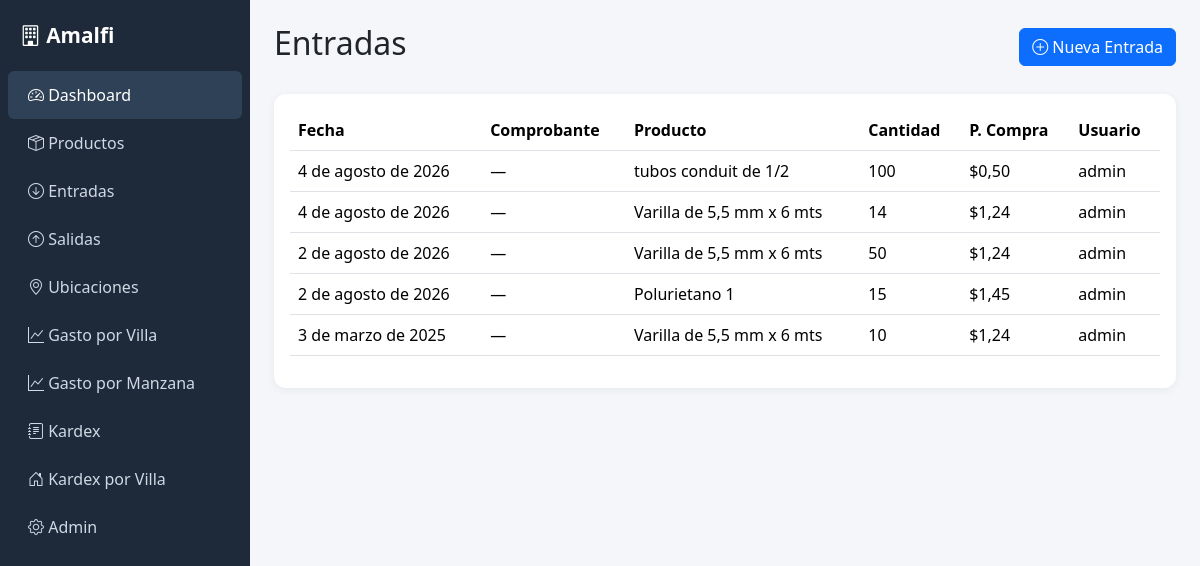
The page /entradas/ (signed in) on the database its author committed.
### movimientos/models.py (models this page shows, shortened)
class Entrada(models.Model):
    fecha = models.DateField()
    no_comprobante = models.CharField(max_length=50, blank=True, null=True)
    producto = models.ForeignKey(Producto, on_delete=models.PROTECT, related_name='entradas')
    cantidad = models.PositiveIntegerField()
    precio_compra = models.DecimalField(max_digits=10, decimal_places=2)
    usuario = models.ForeignKey(User, on_delete=models.SET_NULL, null=True, blank=True)
    class Meta:
        ordering = ['-fecha']

### catalogo/models.py (models this page shows, shortened)
class Producto(models.Model):
    UNIDAD_CHOICES = [
        ('Unidad', 'Unidad'),
        ('Saco', 'Saco'),
        ('m3', 'Metro cúbico'),
        ('m2', 'Metro cuadrado'),
        ('m', 'Metro'),
        ('kg', 'Kilogramo'),
    ]
    codigo = models.CharField(max_length=20, unique=True)
    descripcion = models.CharField(max_length=255)
    unidad = models.CharField(max_length=20, choices=UNIDAD_CHOICES, default='Unidad')
    categoria = models.ForeignKey(Categoria, on_delete=models.PROTECT, related_name='productos')
    precio_compra = models.DecimalField(max_digits=10, decimal_places=2)
    precio_venta = models.DecimalField(max_digits=10, decimal_places=2, null=True, blank=True)

### movimientos/views.py (the view)
# urls.py: path('entradas/', views.lista_entradas, name='lista_entradas'),
@login_required
def lista_entradas(request):
    entradas = Entrada.objects.select_related('producto').all()
    return render(request, 'movimientos/lista_entradas.html', {'entradas': entradas})

### templates/movimientos/lista_entradas.html (shortened to what this page needs)
{% extends 'base.html' %}
{% block content %}
<div class="d-flex justify-content-between align-items-center mb-4">
    <h2>Entradas</h2>
    <a href="{% url 'movimientos:crear_entrada' %}" class="btn btn-primary">
        <i class="bi bi-plus-circle"></i> Nueva Entrada
    </a>
</div>
<div class="card card-stat p-3">
    <table class="table table-hover">
        <thead>
        <tr>
            <th>Fecha</th><th>Comprobante</th><th>Producto</th><th>Cantidad</th><th>P. Compra</th><th>Usuario</th>
        </tr>
        </thead>
        <tbody>
        {% for e in entradas %}
            <tr>
                <td>{{ e.fecha }}</td>
                <td>{{ e.no_comprobante|default:"—" }}</td>
                <td>{{ e.producto.descripcion }}</td>
                <td>{{ e.cantidad }}</td>
                <td>${{ e.precio_compra }}</td>
                <td>{{ e.usuario|default:"—" }}</td>
            </tr>
        {% empty %}
            <tr><td colspan="6" class="text-muted">No hay entradas registradas</td></tr>
        {% endfor %}
        </tbody>
    </table>
</div>
{% endblock %}

### templates/base.html (style rules this page uses)
body { background-color: #f4f6f9; }
.card-stat { border: none; border-radius: 12px; box-shadow: 0 2px 10px rgba(0,0,0,0.06); }

### rows shown on the page
Entrada: fecha "4 de agosto de 2026", no_comprobante "—", producto.descripcion "tubos conduit de 1/2", cantidad "100", precio_compra "0,50", usuario "admin"
Entrada: fecha "4 de agosto de 2026", no_comprobante "—", producto.descripcion "Varilla de 5,5 mm x 6 mts", cantidad "14", precio_compra "1,24", usuario "admin"
Entrada: fecha "2 de agosto de 2026", no_comprobante "—", producto.descripcion "Varilla de 5,5 mm x 6 mts", cantidad "50", precio_compra "1,24", usuario "admin"
Entrada: fecha "2 de agosto de 2026", no_comprobante "—", producto.descripcion "Polurietano 1", cantidad "15", precio_compra "1,45", usuario "admin"
Entrada: fecha "3 de marzo de 2025", no_comprobante "—", producto.descripcion "Varilla de 5,5 mm x 6 mts", cantidad "10", precio_compra "1,24", usuario "admin"
